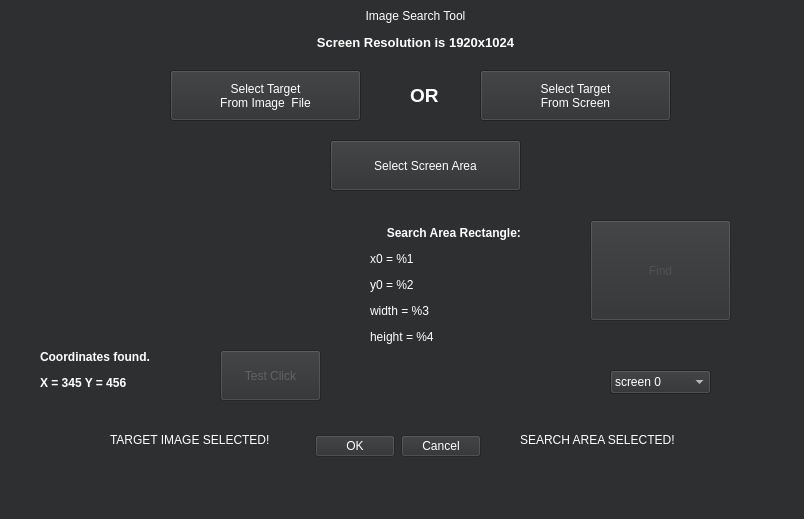
<?xml version="1.0" encoding="UTF-8"?>
<ui version="4.0">
 <class>ImageSearchDialog</class>
 <widget class="QDialog" name="ImageSearchDialog">
  <property name="geometry">
   <rect>
    <x>0</x>
    <y>0</y>
    <width>804</width>
    <height>519</height>
   </rect>
  </property>
  <property name="windowTitle">
   <string>Dialog</string>
  </property>
  <property name="styleSheet">
   <string notr="true">font: 12pt &quot;Segoe UI&quot;;
color: rgb(0, 85, 255);
color: rgb(255, 255, 255);
background-color: rgb(46, 47, 48);</string>
  </property>
  <widget class="QDialogButtonBox" name="buttonBox">
   <property name="enabled">
    <bool>false</bool>
   </property>
   <property name="geometry">
    <rect>
     <x>310</x>
     <y>430</y>
     <width>171</width>
     <height>32</height>
    </rect>
   </property>
   <property name="orientation">
    <enum>Qt::Horizontal</enum>
   </property>
   <property name="standardButtons">
    <set>QDialogButtonBox::Cancel|QDialogButtonBox::Ok</set>
   </property>
  </widget>
  <widget class="QPushButton" name="screenAreaButton">
   <property name="geometry">
    <rect>
     <x>330</x>
     <y>140</y>
     <width>191</width>
     <height>51</height>
    </rect>
   </property>
   <property name="text">
    <string>Select Screen Area</string>
   </property>
  </widget>
  <widget class="QLabel" name="label">
   <property name="geometry">
    <rect>
     <x>70</x>
     <y>0</y>
     <width>691</width>
     <height>101</height>
    </rect>
   </property>
   <property name="text">
    <string>&lt;html&gt;&lt;head/&gt;&lt;body&gt;&lt;p align=&quot;center&quot;&gt;Image Search Tool&lt;/p&gt;&lt;p align=&quot;center&quot;&gt;&lt;span style=&quot; font-size:10pt; font-weight:700;&quot;&gt;Screen Resolution is 1920x1024&lt;/span&gt;&lt;/p&gt;&lt;p align=&quot;center&quot;&gt;&lt;span style=&quot; font-size:10pt; font-weight:700;&quot;&gt;&lt;br/&gt;&lt;/span&gt;&lt;/p&gt;&lt;/body&gt;&lt;/html&gt;</string>
   </property>
  </widget>
  <widget class="QPushButton" name="pushButton_2">
   <property name="enabled">
    <bool>false</bool>
   </property>
   <property name="geometry">
    <rect>
     <x>220</x>
     <y>350</y>
     <width>101</width>
     <height>51</height>
    </rect>
   </property>
   <property name="styleSheet">
    <string notr="true">color: rgb(98, 98, 98);</string>
   </property>
   <property name="text">
    <string>Test Click</string>
   </property>
  </widget>
  <widget class="QLabel" name="label_2">
   <property name="geometry">
    <rect>
     <x>30</x>
     <y>150</y>
     <width>261</width>
     <height>181</height>
    </rect>
   </property>
   <property name="text">
    <string/>
   </property>
   <property name="pixmap">
    <pixmap>../../../../Images to Search On Screen/search_area.bmp</pixmap>
   </property>
   <property name="scaledContents">
    <bool>true</bool>
   </property>
  </widget>
  <widget class="QLabel" name="label_3">
   <property name="geometry">
    <rect>
     <x>370</x>
     <y>200</y>
     <width>171</width>
     <height>171</height>
    </rect>
   </property>
   <property name="text">
    <string>&lt;html&gt;&lt;head/&gt;&lt;body&gt;&lt;p align=&quot;center&quot;&gt;&lt;span style=&quot; font-weight:700;&quot;&gt;Search Area Rectangle: &lt;/span&gt;&lt;/p&gt;&lt;p&gt;x0 = %1&lt;/p&gt;&lt;p&gt;y0 = %2&lt;/p&gt;&lt;p&gt;width = %3&lt;/p&gt;&lt;p&gt;height = %4&lt;/p&gt;&lt;/body&gt;&lt;/html&gt;</string>
   </property>
  </widget>
  <widget class="QPushButton" name="pushButton_4">
   <property name="geometry">
    <rect>
     <x>170</x>
     <y>70</y>
     <width>191</width>
     <height>51</height>
    </rect>
   </property>
   <property name="styleSheet">
    <string notr="true">font: 12pt &quot;Segoe UI&quot;;
color: rgb(0, 85, 255);
color: rgb(255, 255, 255);
font: 11pt &quot;Segoe UI&quot;;</string>
   </property>
   <property name="text">
    <string>Select Target 
From Image  File</string>
   </property>
  </widget>
  <widget class="QLabel" name="label_4">
   <property name="geometry">
    <rect>
     <x>40</x>
     <y>350</y>
     <width>151</width>
     <height>61</height>
    </rect>
   </property>
   <property name="text">
    <string>&lt;html&gt;&lt;head/&gt;&lt;body&gt;&lt;p&gt;&lt;span style=&quot; font-weight:700;&quot;&gt;Coordinates found.&lt;/span&gt;&lt;/p&gt;&lt;p&gt;&lt;span style=&quot; font-weight:700;&quot;&gt;X = 345 Y = 456&lt;/span&gt;&lt;/p&gt;&lt;p&gt;&lt;br/&gt;&lt;/p&gt;&lt;/body&gt;&lt;/html&gt;</string>
   </property>
  </widget>
  <widget class="QLabel" name="iconTargetSelected">
   <property name="geometry">
    <rect>
     <x>40</x>
     <y>430</y>
     <width>41</width>
     <height>31</height>
    </rect>
   </property>
   <property name="text">
    <string/>
   </property>
   <property name="pixmap">
    <pixmap resource="res.qrc">:/red_check_mark.png</pixmap>
   </property>
   <property name="scaledContents">
    <bool>true</bool>
   </property>
  </widget>
  <widget class="QLabel" name="label_6">
   <property name="geometry">
    <rect>
     <x>110</x>
     <y>430</y>
     <width>191</width>
     <height>21</height>
    </rect>
   </property>
   <property name="text">
    <string>&lt;html&gt;&lt;head/&gt;&lt;body&gt;&lt;p&gt;TARGET IMAGE  SELECTED!&lt;/p&gt;&lt;/body&gt;&lt;/html&gt;</string>
   </property>
  </widget>
  <widget class="QLabel" name="iconSearchArea">
   <property name="geometry">
    <rect>
     <x>720</x>
     <y>430</y>
     <width>41</width>
     <height>31</height>
    </rect>
   </property>
   <property name="text">
    <string/>
   </property>
   <property name="pixmap">
    <pixmap resource="res.qrc">:/red_check_mark.png</pixmap>
   </property>
   <property name="scaledContents">
    <bool>true</bool>
   </property>
  </widget>
  <widget class="QLabel" name="label_8">
   <property name="geometry">
    <rect>
     <x>520</x>
     <y>430</y>
     <width>181</width>
     <height>21</height>
    </rect>
   </property>
   <property name="text">
    <string>&lt;html&gt;&lt;head/&gt;&lt;body&gt;&lt;p&gt;SEARCH AREA SELECTED!&lt;/p&gt;&lt;/body&gt;&lt;/html&gt;</string>
   </property>
  </widget>
  <widget class="QPushButton" name="pushButton_5">
   <property name="geometry">
    <rect>
     <x>480</x>
     <y>70</y>
     <width>191</width>
     <height>51</height>
    </rect>
   </property>
   <property name="text">
    <string>Select Target 
From Screen</string>
   </property>
  </widget>
  <widget class="QLabel" name="label_9">
   <property name="geometry">
    <rect>
     <x>410</x>
     <y>80</y>
     <width>51</width>
     <height>31</height>
    </rect>
   </property>
   <property name="text">
    <string>&lt;html&gt;&lt;head/&gt;&lt;body&gt;&lt;p&gt;&lt;span style=&quot; font-size:14pt; font-weight:700;&quot;&gt;OR&lt;/span&gt;&lt;/p&gt;&lt;/body&gt;&lt;/html&gt;</string>
   </property>
  </widget>
  <widget class="QPushButton" name="pushButton_3">
   <property name="enabled">
    <bool>false</bool>
   </property>
   <property name="geometry">
    <rect>
     <x>590</x>
     <y>220</y>
     <width>141</width>
     <height>101</height>
    </rect>
   </property>
   <property name="styleSheet">
    <string notr="true">font: 12pt &quot;Segoe UI&quot;;
color: rgb(81, 81, 81);
</string>
   </property>
   <property name="text">
    <string>Find</string>
   </property>
   <property name="checkable">
    <bool>false</bool>
   </property>
  </widget>
  <widget class="QComboBox" name="screenSelector">
   <property name="geometry">
    <rect>
     <x>610</x>
     <y>370</y>
     <width>101</width>
     <height>24</height>
    </rect>
   </property>
   <item>
    <property name="text">
     <string>screen 0</string>
    </property>
   </item>
   <item>
    <property name="text">
     <string>screen 1</string>
    </property>
   </item>
  </widget>
 </widget>
 <resources>
  <include location="res.qrc"/>
 </resources>
 <connections>
  <connection>
   <sender>buttonBox</sender>
   <signal>accepted()</signal>
   <receiver>ImageSearchDialog</receiver>
   <slot>accept()</slot>
   <hints>
    <hint type="sourcelabel">
     <x>248</x>
     <y>254</y>
    </hint>
    <hint type="destinationlabel">
     <x>157</x>
     <y>274</y>
    </hint>
   </hints>
  </connection>
  <connection>
   <sender>buttonBox</sender>
   <signal>rejected()</signal>
   <receiver>ImageSearchDialog</receiver>
   <slot>reject()</slot>
   <hints>
    <hint type="sourcelabel">
     <x>316</x>
     <y>260</y>
    </hint>
    <hint type="destinationlabel">
     <x>286</x>
     <y>274</y>
    </hint>
   </hints>
  </connection>
 </connections>
</ui>
